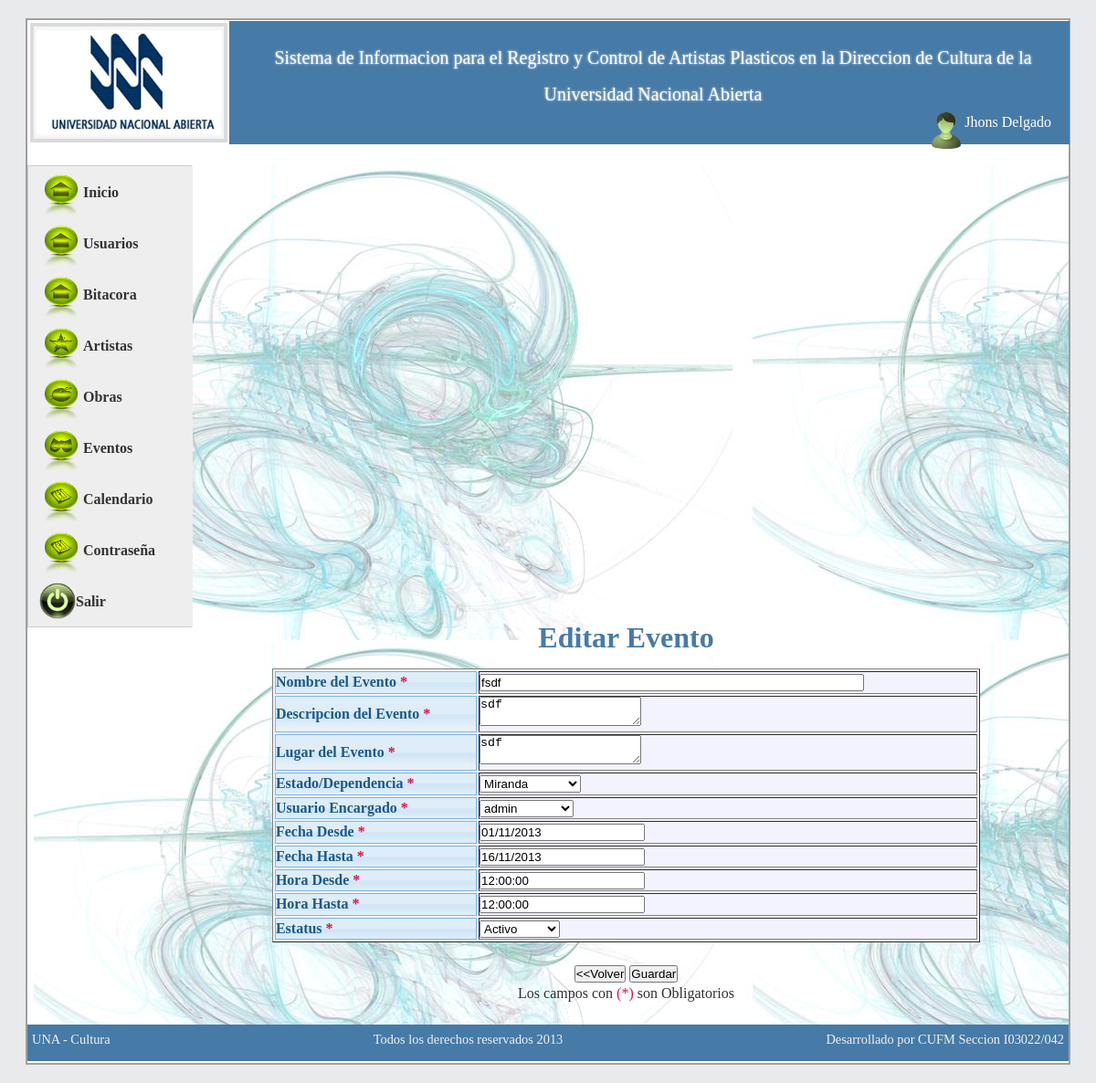
/sistema/controller/nuevo_evento.php?id=13 (signed in), run on the app's committed database.
### tables this page shows
CREATE TABLE IF NOT EXISTS `usuarios` (
  `id_usuarios` int(11) NOT NULL AUTO_INCREMENT,
  `usuario` varchar(50) NOT NULL,
  `clave` text NOT NULL,
  `estatus` int(1) NOT NULL,
  `usuario_reg` int(11) NOT NULL,
  `fecha_reg` date NOT NULL,
  `hora_reg` time NOT NULL,
  `usuario_mod` int(11) NOT NULL,
  `fecha_mod` date NOT NULL,
  `hora_mod` time NOT NULL,
  `intentos` int(11) NOT NULL,
  `tipo` varchar(10) NOT NULL,
  `nombre` varchar(100) NOT NULL,
  `apellido` varchar(100) NOT NULL,
  `tipo_cedula` varchar(1) NOT NULL,
  `num_cedula` int(11) NOT NULL,
  `email` varchar(100) DEFAULT NULL,
  `telefono` varchar(11) DEFAULT NULL,
  `cambioclave` varchar(1) NOT NULL DEFAULT 's',
  `session` int(11) NOT NULL DEFAULT '0',
  PRIMARY KEY (`id_usuarios`),
  UNIQUE KEY `usuario` (`usuario`),
  KEY `estatus` (`estatus`)
);

CREATE TABLE IF NOT EXISTS `eventos` (
  `id_eventos` int(11) NOT NULL AUTO_INCREMENT,
  `nombre` varchar(255) NOT NULL,
  `lugar` text NOT NULL,
  `estado` int(11) NOT NULL,
  `usuario_encargado` int(11) NOT NULL,
  `descripcion` varchar(255) NOT NULL,
  `fecha_evento_inicio` date NOT NULL,
  `fecha_evento_fin` date NOT NULL,
  `hora_inicio` time NOT NULL,
  `hora_fin` time NOT NULL,
  `imagen_evento` text,
  `fecha_reg` date NOT NULL,
  `hora_reg` time NOT NULL,
  `user_reg` int(11) NOT NULL,
  `fecha_mod` date NOT NULL,
  `hora_mod` time NOT NULL,
  `user_mod` int(11) NOT NULL,
  `estatus` int(11) NOT NULL,
  PRIMARY KEY (`id_eventos`),
  KEY `usuario_encargado` (`usuario_encargado`)
);

### sistema/controller/nuevo_evento.php (called while the page is built, shortened)
<?php
include '../model/index.php';
$class_eventos = new Eventos();
if (isset($_GET['id'])) {
    $id = $_GET['id'];
    $consulta = $class_eventos->detalle_evento($id);
    $consulta = mysql_fetch_array($consulta);
    $editar = 'si';
    $nombre = $consulta['nombre'];
    $descripcion = $consulta['descripcion'];
    $lugar = $consulta['lugar'];
    $estado = $consulta['estado'];
    $usuario_encargado = $consulta['usuario_encargado'];
    $fecha_evento_inicio = $consulta['fecha_evento_inicio'];
    $fecha_evento_fin = $consulta['fecha_evento_fin'];
    $hora_inicio = $consulta['hora_inicio'];
    $hora_fin = $consulta['hora_fin'];
    $estatus = $consulta['estatus'];
}
$class_estados = new Estados();
$lista_estados = $class_estados->listado();
$class_usuarios = new Usuarios();
$listado_usuarios = $class_usuarios->listado();
include '../web/layout/index.php';
?>

### sistema/model/BDculturaconexion.php (called while the page is built, shortened)
<?php
class BDculturaconexion {
    private $conexion;
    public function conectar() {
        if (!isset($this->conexion)) {
            $this->conexion = (mysql_connect("localhost", "root", "12345678")) or die(mysql_error());
        }
    }
    public function ejecutarsql($sql) {
        $resultado = mysql_query($sql, $this->conexion);
        return $resultado;
    }
}
?>

### sistema/model/Eventos.php (called while the page is built, shortened)
<?php
class Eventos extends BDculturaconexion {
    public function detalle_evento($id) {
        $sql = "select * from eventos WHERE id_eventos = '$id'";
        $consulta = $this->ejecutarsql($sql);
        return $consulta;
    }
}
?>

### sistema/model/Usuarios.php (called while the page is built, shortened)
<?php
class Usuarios extends BDculturaconexion {
    public function listado() {
        $sql = "Select * from usuarios where estatus = '1'";
        $consulta = $this->ejecutarsql($sql);
        return $consulta;
    }
    public function detalle($id) {
        $sql = "Select * from usuarios WHERE id_usuarios = '$id'";
        $consulta = $this->ejecutarsql($sql);
        return $consulta;
    }
}
?>

### sistema/model/Estados.php (called while the page is built, shortened)
<?php
class Estados extends BDculturaconexion {
    public function listado() {
        $sql = "Select * from estados";
        $consulta = $this->ejecutarsql($sql);
        return $consulta;
    }
}
?>

### sistema/model/index.php (called while the page is built, shortened)
<?php
include '../model/BDculturaconexion.php';
include '../model/Estados.php';
include '../model/Usuarios.php';
include '../model/Eventos.php';
function Ajustefecha($fecha) {
    if ($fecha != '') {
        $fecha = date('d/m/Y', strtotime($fecha));
        return $fecha;
    } else {
        return '';
    }
}
?>

### sistema/views/agenda/nuevo_evento.php (the view, shortened to what this page needs)
<div align="center">
    <h1 style="color: #467aa7;">
        <?php
        if (@$editar == 'si') {
            echo 'Editar Evento';
        } elseif (@$editar == 'no') {
            echo 'Nuevo Evento';
        }
        ?>
    </h1>
    <br/>
    <form id="form1" name="form1" method="post" action="" enctype="multipart/form-data" >
        <table width="80%" border="1" style="background-color: #F2F3FF">
            <tr>
                <td class="ui-state-hover">Nombre del Evento <span style="color: #D14;">*</span></td>
                <td><input autocomplete="off" name="nombre" type="text" value="<?php echo @$nombre; ?>" id="nombre" size="50" maxlength="255" />
                </td>
            </tr>
            <tr>
                <td class="ui-state-hover">Descripcion del Evento <span style="color: #D14;">*</span></td>
                <td><textarea name="descripcion" rows="2"  id="descripcion" ><?php echo @$descripcion; ?></textarea>
                </td>
            </tr>
            <tr>
                <td class="ui-state-hover">Lugar del Evento <span style="color: #D14;">*</span></td>
                <td><textarea name="lugar" rows="2" id="lugar" ><?php echo @$lugar; ?></textarea>
                </td>
            </tr>
            <tr>
                <td  class="ui-state-hover">Estado/Dependencia <span style="color: #D14;">*</span></td>
                <td>
                    <select name="estado" id="estado">
<?php while ($lista = mysql_fetch_array($lista_estados)) { ?>
                            <option value="<?php echo $lista['id_estados']; ?>" <?php echo $estado==$lista['id_estados']?'Selected':''; ?> ><?php echo $lista['nombre'] ?></option>
<?php } ?>
                    </select>
                </td>
            </tr>
            <tr>
                <td  class="ui-state-hover">Usuario Encargado <span style="color: #D14;">*</span></td>
                <td>
                    <select name="usuario_encargado" id="usuario_encargado">
<?php while ($lista2 = mysql_fetch_array($listado_usuarios)) { ?>
                            <option value="<?php echo $lista2['id_usuarios']; ?>" <?php echo $usuario_encargado==$lista2['id_usuarios']?'Selected':''; ?> ><?php echo $lista2['usuario'] ?></option>
<?php } ?>
                    </select>
                </td>
            </tr>
            <tr>
                <td  class="ui-state-hover">Fecha Desde <span style="color: #D14;">*</span></td>
                <td>
                    <input readonly="readonly" type="text" value="<?php echo Ajustefecha(@$fecha_evento_inicio); ?>" id="fecha_evento_inicio" name="fecha_evento_inicio" />
                </td>
            </tr>
            <tr>
                <td  class="ui-state-hover">Fecha Hasta <span style="color: #D14;">*</span></td>
                <td>
                    <input readonly="readonly" type="text"  value="<?php echo Ajustefecha(@$fecha_evento_fin); ?>" id="fecha_evento_fin" name="fecha_evento_fin" />
                </td>
            </tr>
            <tr>
                <td  class="ui-state-hover">Hora Desde <span style="color: #D14;">*</span></td>
                <td><input autocomplete="off" type="text" id="hora_inicio"  value="<?php echo @$hora_inicio; ?>" name="hora_inicio" />
                </td>
            </tr>
            <tr>
                <td  class="ui-state-hover">Hora Hasta <span style="color: #D14;">*</span></td>
                <td><input autocomplete="off" type="text" id="hora_fin"  value="<?php echo @$hora_fin; ?>" name="hora_fin" />
                </td>
            </tr>
            <tr>
                <td class="ui-state-hover">Estatus <span style="color: #D14;">*</span></td>
                <td>
                    <select name="estatus" id="estatus">
                        <option value="1" <?php echo $estatus=='1'?'Selected':''; ?>>Activo</option>
                    </select>
                </td>
            </tr>
        </table>
        <p>
            <br />
            <input type="button" name="volver" id="volver" value="&lt;&lt;Volver" onclick="location.href = 'consulta_evento.php'" value="<<Volver" name="volver"/>
            <input type="submit" name="guardar" id="guardar " value="Guardar" />
    </form>
<p>Los campos con <span style="color: #D14;">(*)</span> son Obligatorios</p>
<br />
</div>

### sistema/web/layout/header.php
<div id="header">
    <div style="width: 20%; float: left">
        <img src="../web/image/logo.png" alt="logo" />
    </div>
    <div style="width: 80%; float: right;">
        <p style="font-size: 20px; line-height: 40px; text-align: center; margin-left: 30px; margin-right: 30px; margin-top: 20px; text-shadow: 0px 0px 3px #F2F2F2;" >
            Sistema de Informacion para el Registro y Control de Artistas Plasticos en la Direccion de Cultura de la Universidad Nacional Abierta
        </p>
 <?php
        if ($_SESSION['usuario'] != '') {
            ?>
    <div style="color: #FFF; font-size: 16px; width: 200px; float: right; margin-right: 20px;" >
        <?php
        $id = @$_SESSION['usuario'];
        $user = new Usuarios();
        $usuario = $user->detalle($id);
        $usuario = mysql_fetch_array($usuario);
        ?>
        <div style="float: right;">
        <p style="float: right;"> <span style="margin-top: 1px;"><?php echo ucfirst($usuario['nombre']) . ' ' . ucfirst($usuario['apellido']); ?></span>   </p>
           </div>
        <div style="float: right;" ><img src="../web/css/images/usuario.png" width="40" /></div>
    </div>
        <?php } ?>
    </div>
</div>

### sistema/web/css/style_plantilla.css (style rules this page uses)
body { Tahoma,Arial,sans-serif;line-height:1.4em;text-align:center;color:#303030;background:#e8eaec }
* { margin:0;padding:0 }
#header { height:135px;width:100%;margin:0 1px 1px 1px;background:#467aa7;color:#fff }

### data on the page
usuarios: nombre "Jhons", apellido "Delgado"
eventos: nombre "fsdf", descripcion "sdf", lugar "sdf", fecha_evento_inicio "01/11/2013", fecha_evento_fin "16/11/2013", hora_inicio "12:00:00", hora_fin "12:00:00"

### other printed values
form field estado "Miranda"
form field usuario_encargado "admin"
